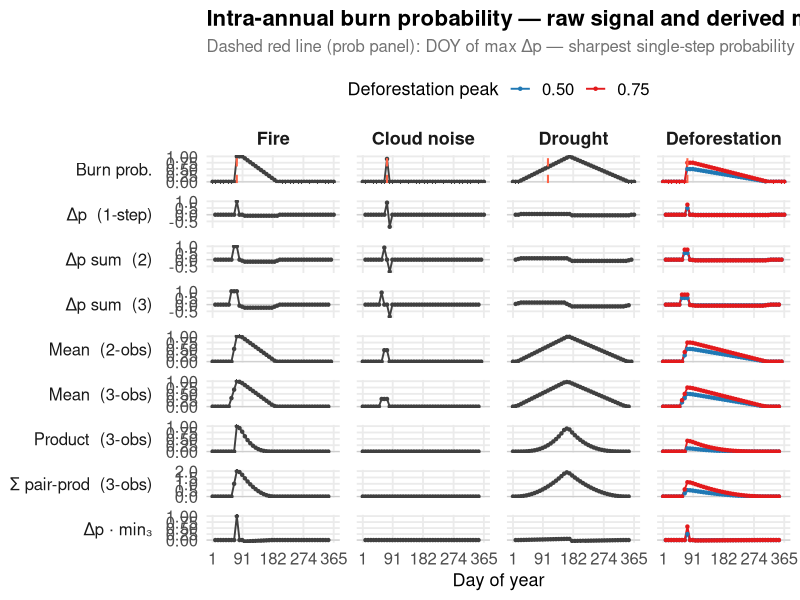
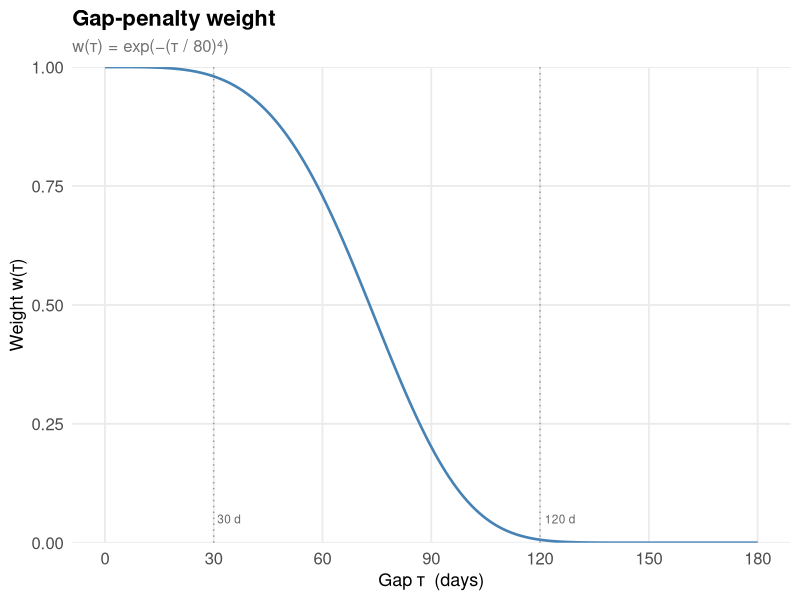
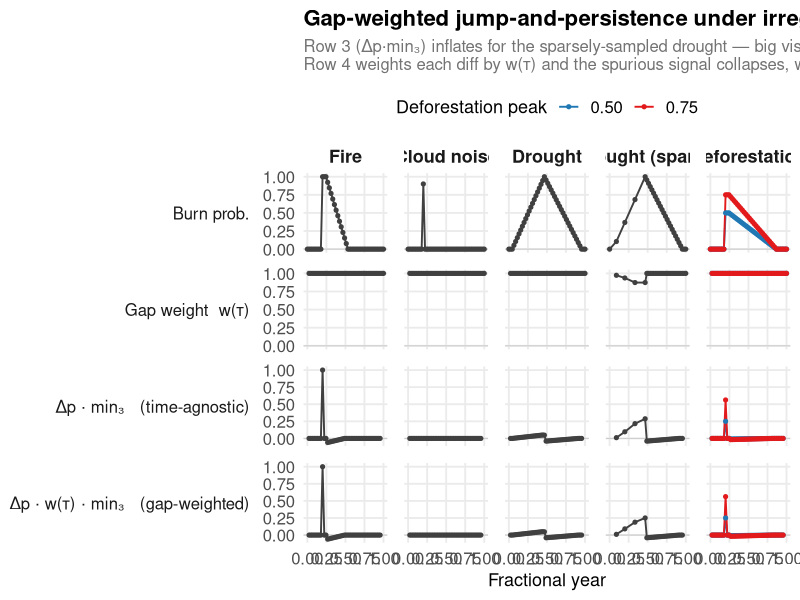
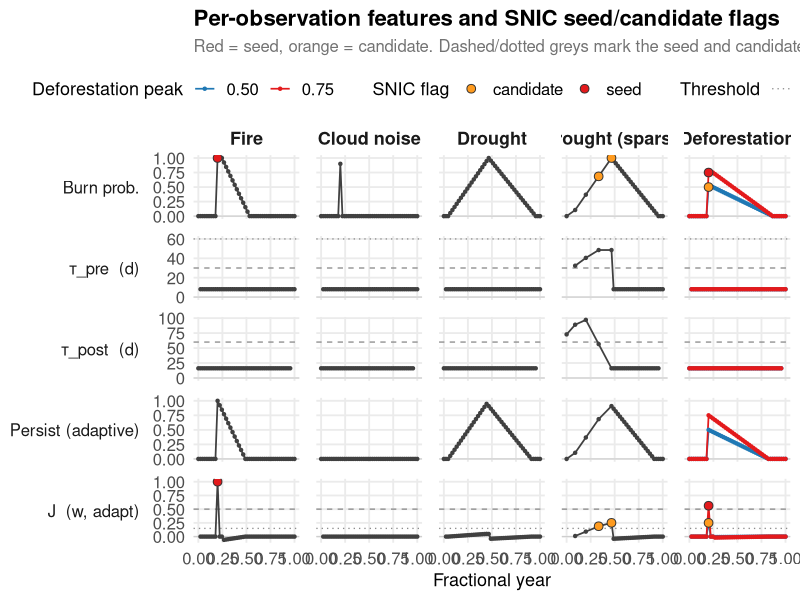

Write the R code that produced these figures, in order.
## ---- chunk 1
library(tidyverse)

# Single source of truth for plot styling. Bump `base_size` to scale every font
# in every plot, or tweak individual elements here to update all plots at once.
theme_burn <- function(base_size = 14) {
  theme_minimal(base_size = base_size) +
    theme(
      strip.placement   = "outside",
      strip.text.y.left = element_text(angle = 0, hjust = 1,
                                       size   = base_size - 2,
                                       margin = margin(r = 6)),
      strip.text.x      = element_text(face   = "bold",
                                       size   = base_size - 1,
                                       margin = margin(b = 6)),
      panel.spacing     = unit(0.85, "lines"),
      panel.grid.minor  = element_blank(),
      plot.title        = element_text(face   = "bold",
                                       size   = base_size + 2,
                                       margin = margin(b = 6)),
      plot.subtitle     = element_text(size   = base_size - 2,
                                       colour = "grey45",
                                       margin = margin(b = 8)),
      axis.text         = element_text(size = base_size - 2),
      axis.title        = element_text(size = base_size - 1),
      legend.position   = "top",
      legend.box        = "horizontal",
      legend.title      = element_text(size = base_size - 1),
      legend.text       = element_text(size = base_size - 2)
    )
}

theme_set(theme_burn())
## ---- chunk 2
n   <- 46
doy <- seq(1, 365, length.out = n)

make_signal <- function(type, peak = 1.0) {
  p <- rep(0.0, n)
  switch(type,
    fire = {
      # abrupt jump to `peak` at obs 10; plateau 3 obs; fast linear decline to 0 by obs 25
      p[10:12] <- peak
      p[12:25] <- seq(peak, 0, length.out = 14)
    },
    noise = {
      # near-zero everywhere except a single cloud-contamination spike at obs 10
      p[10] <- peak
    },
    drought = {
      # slow linear increase from obs 3 to obs 22; slow linear decline to obs 44
      p[3:22]  <- seq(0, peak, length.out = 20)
      p[22:44] <- seq(peak, 0, length.out = 23)
    },
    deforestation = {
      # abrupt jump to `peak`; plateau 3 obs; slow decline to 0 by obs 40
      p[10:12] <- peak
      p[12:40] <- seq(peak, 0, length.out = 29)
    }
  )
  p
}

# Each row defines one signal. Multiple rows per `case` are allowed and will be
# overlaid in the same column of the facet grid, distinguished by colour.
signal_specs <- tibble::tribble(
  ~case,           ~level,         ~peak,
  "fire",          NA_character_,  1.00,
  "noise",         NA_character_,  0.90,
  "drought",       NA_character_,  1.00,
  "deforestation", "0.50",         0.50,
  "deforestation", "0.75",         0.75
)
## ---- chunk 3
# For a probability vector p at dates d, compute:
#   pdiff      : p[t] - p[t-1], assigned to forward date t
#   pdiff_sum2 : rolling sum of 2 consecutive diffs, date of first diff
#   pdiff_sum3 : rolling sum of 3 consecutive diffs, date of first diff
#   mean2      : 2-obs forward rolling mean of p, date of first obs
#   mean3      : 3-obs forward rolling mean of p, date of first obs
#   prod3      : 3-obs forward rolling product of p, date of first obs
#                — spike-killer: any zero in the window forces the window to zero
#   q3         : sum of products of consecutive pairs in a 3-obs window,
#                p[t]·p[t+1] + p[t+1]·p[t+2], date of first obs.
#                — fires when the high value is flanked by another high value;
#                  in log-space this is logsumexp(log p[t]+log p[t+1], log p[t+1]+log p[t+2])
#   jump_x_min : (p[t] - p[t-1]) · min(p[t], p[t+1], p[t+2]), date = t
#                — combined: requires both an abrupt jump AND persistence after,
#                  so it suppresses noise (no persistence) and drought (no jump) at once
compute_metrics <- function(p, d) {
  n  <- length(p)
  pd <- diff(p)          # length n-1
  m  <- length(pd)
  pd_doy <- d[-1]        # forward dates for each diff

  list(
    prob       = tibble(doy = d,              value = p),
    pdiff      = tibble(doy = pd_doy,         value = pd),
    pdiff_sum2 = tibble(doy = pd_doy[-m],     value = pd[-m] + pd[-1]),
    pdiff_sum3 = tibble(doy = pd_doy[1:(m-2)],
                        value = pd[1:(m-2)] + pd[2:(m-1)] + pd[3:m]),
    mean2      = tibble(doy = d[-n],          value = (p[-n] + p[-1]) / 2),
    mean3      = tibble(doy = d[1:(n-2)],     value = (p[1:(n-2)] + p[2:(n-1)] + p[3:n]) / 3),
    prod3      = tibble(doy = d[1:(n-2)],     value = p[1:(n-2)] * p[2:(n-1)] * p[3:n]),
    q3         = tibble(doy = d[1:(n-2)],
                        value = p[1:(n-2)] * p[2:(n-1)] + p[2:(n-1)] * p[3:n]),
    jump_x_min = tibble(
      doy   = d[2:(n-2)],
      value = (p[2:(n-2)] - p[1:(n-3)]) *
              pmin(p[2:(n-2)], p[3:(n-1)], p[4:n])
    )
  )
}

var_levels  <- c("prob", "pdiff", "pdiff_sum2", "pdiff_sum3",
                 "mean2", "mean3", "prod3", "q3", "jump_x_min")
case_levels <- c("fire", "noise", "drought", "deforestation")

df <- purrr::pmap_dfr(signal_specs, function(case, level, peak) {
  p      <- make_signal(case, peak)
  mets   <- compute_metrics(p, doy)
  sig_id <- if (is.na(level)) case else paste(case, level, sep = "_")
  purrr::map_dfr(var_levels, function(vr) {
    mets[[vr]] |> mutate(
      signal_id = sig_id,
      case      = case,
      level     = level,
      variable  = vr
    )
  })
}) |>
  mutate(
    case      = factor(case,     levels = case_levels),
    variable  = factor(variable, levels = var_levels),
    color_grp = dplyr::coalesce(level, "single")
  )
## ---- chunk 4
#| fig-width: 13
#| fig-height: 19

# DOY of max pdiff per case — vertical reference in the prob panel only.
# Multiple signals per case have the same transition DOY in these synthetics,
# so we keep one vline per case.
vline_df <- df |>
  filter(variable == "pdiff") |>
  group_by(signal_id, case) |>
  slice_max(value, n = 1, with_ties = FALSE) |>
  ungroup() |>
  group_by(case) |>
  slice_head(n = 1) |>
  ungroup() |>
  select(case, doy_vline = doy) |>
  mutate(variable = factor("prob", levels = var_levels))

var_labels <- c(
  prob       = "Burn prob.",
  pdiff      = "Δp  (1-step)",
  pdiff_sum2 = "Δp sum  (2)",
  pdiff_sum3 = "Δp sum  (3)",
  mean2      = "Mean  (2-obs)",
  mean3      = "Mean  (3-obs)",
  prod3      = "Product  (3-obs)",
  q3         = "Σ pair-prod  (3-obs)",
  jump_x_min = "Δp · min₃"
)

case_labels <- c(
  fire          = "Fire",
  noise         = "Cloud noise",
  drought       = "Drought",
  deforestation = "Deforestation"
)

ggplot(df, aes(x = doy, y = value, group = signal_id, colour = color_grp)) +
  geom_hline(yintercept = 0, colour = "grey80", linewidth = 0.35) +
  geom_line(linewidth = 0.65) +
  geom_point(size = 0.85) +
  geom_vline(
    data        = vline_df,
    aes(xintercept = doy_vline),
    colour      = "tomato",
    linetype    = "dashed",
    linewidth   = 0.7,
    inherit.aes = FALSE
  ) +
  facet_grid(
    variable ~ case,
    scales   = "free_y",
    switch   = "y",
    labeller = labeller(variable = var_labels, case = case_labels)
  ) +
  scale_colour_manual(
    name   = "Deforestation peak",
    values = c(single = "grey25", `0.50` = "#1f78b4", `0.75` = "#e31a1c"),
    breaks = c("0.50", "0.75")
  ) +
  scale_x_continuous(
    breaks = c(1, 91, 182, 274, 365),
    labels = c("1", "91", "182", "274", "365")
  ) +
  labs(
    x        = "Day of year",
    y        = NULL,
    title    = "Intra-annual burn probability — raw signal and derived metrics",
    subtitle = "Dashed red line (prob panel): DOY of max Δp — sharpest single-step probability increase"
  )
## ---- chunk 5
#| label: gap-weight-shape
#| fig-width: 6.5
#| fig-height: 3

gap_weight <- function(tau_days, tau0 = 80, k = 4) {
  exp(-(tau_days / tau0)^k)
}

tibble(tau = seq(0, 180, by = 1), w = gap_weight(tau)) |>
  ggplot(aes(tau, w)) +
  geom_line(linewidth = 0.9, colour = "steelblue") +
  geom_vline(xintercept = c(30, 120), colour = "grey60", linetype = "dotted") +
  annotate("text", x = 30,  y = 0.05, label = "30 d",  hjust = -0.15, size = 3, colour = "grey40") +
  annotate("text", x = 120, y = 0.05, label = "120 d", hjust = -0.15, size = 3, colour = "grey40") +
  scale_y_continuous(limits = c(0, 1), expand = c(0, 0)) +
  scale_x_continuous(breaks = seq(0, 180, by = 30)) +
  labs(
    x        = "Gap τ  (days)",
    y        = "Weight w(τ)",
    title    = "Gap-penalty weight",
    subtitle = "w(τ) = exp(−(τ / 80)⁴)"
  )
## ---- chunk 6
# Sparse drought: keep only ~9 obs over the year (gaps ~32–57 days).
sparse_keep <- c(1, 5, 10, 16, 22:46)

build_obs <- function(case, peak, keep = seq_len(n)) {
  p_full <- make_signal(case, peak)
  list(p = p_full[keep], d = doy[keep])
}

signals2 <- list(
  fire              = list(case = "fire",           level = NA_character_,
                           obs = build_obs("fire",          1.00)),
  noise             = list(case = "noise",          level = NA_character_,
                           obs = build_obs("noise",         0.90)),
  drought           = list(case = "drought",        level = NA_character_,
                           obs = build_obs("drought",       1.00)),
  drought_sparse    = list(case = "drought_sparse", level = NA_character_,
                           obs = build_obs("drought",       1.00, sparse_keep)),
  deforestation_050 = list(case = "deforestation",  level = "0.50",
                           obs = build_obs("deforestation", 0.50)),
  deforestation_075 = list(case = "deforestation",  level = "0.75",
                           obs = build_obs("deforestation", 0.75))
)

compute_jw <- function(p, d) {
  nn  <- length(p)
  pd  <- diff(p)              # length nn - 1
  tau <- diff(d)              # gap in days, length nn - 1
  w   <- gap_weight(tau)      # length nn - 1
  fwd <- d[-1]                # forward date for each diff / each gap

  idx       <- 1:(nn - 3)     # for jump: t = 2..(nn - 2)
  jx_doy    <- fwd[idx]
  persist3  <- pmin(p[2:(nn - 2)], p[3:(nn - 1)], p[4:nn])
  j_agn     <- pd[idx]            * persist3   # time-agnostic = jump_x_min
  j_w       <- pd[idx] * w[idx]   * persist3   # gap-weighted

  list(
    prob       = tibble(doy = d,        value = p),
    weight     = tibble(doy = fwd,      value = w),
    jump_x_min = tibble(doy = jx_doy,   value = j_agn),
    jump_w     = tibble(doy = jx_doy,   value = j_w)
  )
}

var2_levels  <- c("prob", "weight", "jump_x_min", "jump_w")
case2_levels <- c("fire", "noise", "drought", "drought_sparse", "deforestation")

df2 <- purrr::imap_dfr(signals2, function(sig, sig_id) {
  mets <- compute_jw(sig$obs$p, sig$obs$d)
  purrr::map_dfr(var2_levels, function(vr) {
    mets[[vr]] |> mutate(
      year_frac = (doy - 1) / 364,
      signal_id = sig_id,
      case      = sig$case,
      level     = sig$level,
      variable  = vr
    )
  })
}) |>
  mutate(
    case      = factor(case,     levels = case2_levels),
    variable  = factor(variable, levels = var2_levels),
    color_grp = dplyr::coalesce(level, "single")
  )
## ---- chunk 7
#| fig-width: 15
#| fig-height: 12

case2_labels <- c(
  fire           = "Fire",
  noise          = "Cloud noise",
  drought        = "Drought",
  drought_sparse = "Drought (sparse)",
  deforestation  = "Deforestation"
)

var2_labels <- c(
  prob       = "Burn prob.",
  weight     = "Gap weight  w(τ)",
  jump_x_min = "Δp · min₃   (time-agnostic)",
  jump_w     = "Δp · w(τ) · min₃   (gap-weighted)"
)

ggplot(df2, aes(x = year_frac, y = value,
                group = signal_id, colour = color_grp)) +
  geom_hline(yintercept = 0, colour = "grey80", linewidth = 0.35) +
  geom_line(linewidth = 0.65) +
  geom_point(size = 1.1) +
  facet_grid(
    variable ~ case,
    scales   = "free_y",
    switch   = "y",
    labeller = labeller(variable = var2_labels, case = case2_labels)
  ) +
  scale_colour_manual(
    name   = "Deforestation peak",
    values = c(single = "grey25", `0.50` = "#1f78b4", `0.75` = "#e31a1c"),
    breaks = c("0.50", "0.75")
  ) +
  scale_x_continuous(breaks = seq(0, 1, by = 0.25)) +
  labs(
    x        = "Fractional year",
    y        = NULL,
    title    = "Gap-weighted jump-and-persistence under irregular sampling",
    subtitle = "Row 3 (Δp·min₃) inflates for the sparsely-sampled drought — big visible Δp across long gaps.\nRow 4 weights each diff by w(τ) and the spurious signal collapses, while fire and deforestation are preserved."
  )
## ---- chunk 8
# Adaptive persistence: 3-obs min when the window's time span ≤ tau_max,
# otherwise fall back to 2-obs min (and to p[t] alone at the trailing edge).
persist_adapt_fn <- function(p, d, tau_max = 60) {
  nn       <- length(p)
  p3       <- rep(NA_real_, nn)
  p2       <- rep(NA_real_, nn)
  tau_post <- rep(NA_real_, nn)
  if (nn >= 3) {
    p3[1:(nn - 2)]       <- pmin(p[1:(nn - 2)], p[2:(nn - 1)], p[3:nn])
    tau_post[1:(nn - 2)] <- d[3:nn] - d[1:(nn - 2)]
  }
  if (nn >= 2) p2[1:(nn - 1)] <- pmin(p[1:(nn - 1)], p[2:nn])

  out <- p
  out <- ifelse(!is.na(p2), p2, out)
  out <- ifelse(!is.na(p3) & !is.na(tau_post) & tau_post <= tau_max, p3, out)
  out
}

compute_snic_features <- function(p, d,
                                   tau_max       = 60,
                                   theta_high    = 0.5,
                                   theta_low     = 0.15,
                                   tau_pre_seed  = 30,
                                   tau_pre_cand  = 60,
                                   tau_post_seed = 60,
                                   n_min_seed    = 35,
                                   n_min_cand    = 20) {
  nn         <- length(p)
  n_obs_year <- nn

  tau_pre  <- c(NA_real_, diff(d))
  tau_post <- if (nn >= 3) c(d[3:nn] - d[1:(nn - 2)], NA_real_, NA_real_)
              else rep(NA_real_, nn)
  w_pre    <- gap_weight(tau_pre)

  persist_adapt <- persist_adapt_fn(p, d, tau_max = tau_max)
  dp            <- c(NA_real_, diff(p))
  J_w_adapt     <- dp * w_pre * persist_adapt

  is_seed <- !is.na(J_w_adapt) & J_w_adapt >= theta_high &
             !is.na(tau_pre)   & tau_pre   <= tau_pre_seed &
             !is.na(tau_post)  & tau_post  <= tau_post_seed &
             n_obs_year >= n_min_seed

  is_cand <- !is.na(J_w_adapt) & J_w_adapt >= theta_low &
             !is.na(tau_pre)   & tau_pre   <= tau_pre_cand &
             n_obs_year >= n_min_cand

  tibble(
    doy           = d,
    p             = p,
    tau_pre       = tau_pre,
    tau_post      = tau_post,
    w_pre         = w_pre,
    persist_adapt = persist_adapt,
    dp            = dp,
    J_w_adapt     = J_w_adapt,
    n_obs_year    = n_obs_year,
    flag          = factor(
      dplyr::case_when(is_seed ~ "seed", is_cand ~ "candidate", TRUE ~ "none"),
      levels = c("none", "candidate", "seed")
    )
  )
}

df3 <- purrr::imap_dfr(signals2, function(sig, sig_id) {
  feats <- compute_snic_features(sig$obs$p, sig$obs$d)
  feats |> mutate(
    year_frac = (doy - 1) / 364,
    signal_id = sig_id,
    case      = sig$case,
    level     = sig$level
  )
}) |>
  mutate(
    case      = factor(case, levels = case2_levels),
    color_grp = dplyr::coalesce(level, "single")
  )
## ---- chunk 9
#| fig-width: 15
#| fig-height: 14

var3_levels <- c("prob", "tau_pre", "tau_post", "persist_adapt", "J_w_adapt")

var3_labels <- c(
  prob          = "Burn prob.",
  tau_pre       = "τ_pre  (d)",
  tau_post      = "τ_post  (d)",
  persist_adapt = "Persist (adaptive)",
  J_w_adapt     = "J  (w, adapt)"
)

df3_long <- df3 |>
  select(year_frac, signal_id, case, color_grp, flag,
         prob = p, tau_pre, tau_post, persist_adapt, J_w_adapt) |>
  tidyr::pivot_longer(c(prob, tau_pre, tau_post, persist_adapt, J_w_adapt),
                      names_to = "variable", values_to = "value") |>
  mutate(variable = factor(variable, levels = var3_levels))

# Threshold reference lines per row
hlines_df <- tibble::tribble(
  ~variable,    ~yintercept, ~thr_type,
  "tau_pre",    30,          "seed",
  "tau_pre",    60,          "candidate",
  "tau_post",   60,          "seed",
  "J_w_adapt",  0.5,         "seed",
  "J_w_adapt",  0.15,        "candidate"
) |>
  mutate(variable = factor(variable, levels = var3_levels))

# Flag markers — only on the prob and J_w_adapt rows
flag_markers <- df3_long |>
  filter(variable %in% c("prob", "J_w_adapt"), flag != "none")

ggplot(df3_long, aes(x = year_frac, y = value,
                     group = signal_id, colour = color_grp)) +
  geom_hline(yintercept = 0, colour = "grey80", linewidth = 0.35) +
  geom_hline(
    data        = hlines_df,
    aes(yintercept = yintercept, linetype = thr_type),
    colour      = "grey55",
    linewidth   = 0.45,
    inherit.aes = FALSE
  ) +
  geom_line(linewidth = 0.6) +
  geom_point(size = 0.85) +
  geom_point(
    data        = flag_markers,
    aes(x = year_frac, y = value, fill = flag),
    shape       = 21,
    colour      = "grey20",
    size        = 2.6,
    stroke      = 0.5,
    inherit.aes = FALSE
  ) +
  facet_grid(
    variable ~ case,
    scales   = "free_y",
    switch   = "y",
    labeller = labeller(variable = var3_labels, case = case2_labels)
  ) +
  scale_colour_manual(
    name   = "Deforestation peak",
    values = c(single = "grey25", `0.50` = "#1f78b4", `0.75` = "#e31a1c"),
    breaks = c("0.50", "0.75")
  ) +
  scale_fill_manual(
    name   = "SNIC flag",
    values = c(seed = "#e31a1c", candidate = "#ff9b1f")
  ) +
  scale_linetype_manual(
    name   = "Threshold",
    values = c(seed = "dashed", candidate = "dotted")
  ) +
  scale_x_continuous(breaks = seq(0, 1, by = 0.25)) +
  labs(
    x        = "Fractional year",
    y        = NULL,
    title    = "Per-observation features and SNIC seed/candidate flags",
    subtitle = "Red = seed, orange = candidate. Dashed/dotted greys mark the seed and candidate thresholds on τ_pre, τ_post, and J."
  )
